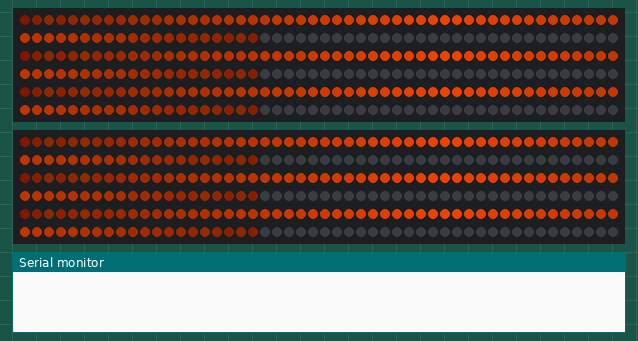
Recording of a sketch running on a simulated Arduino Uno, built with avr-gcc and run on an emulated ATmega328P. Parts: 2 × 300 RGB LEDs in strip order, left to right, continuing on the next row, the last lines printed to the serial monitor. Dim RGB values are drawn brighter than linear; random numbers use the default seed unless the sketch sets one.

Above: at 0.21 s.
At 3.68 s:
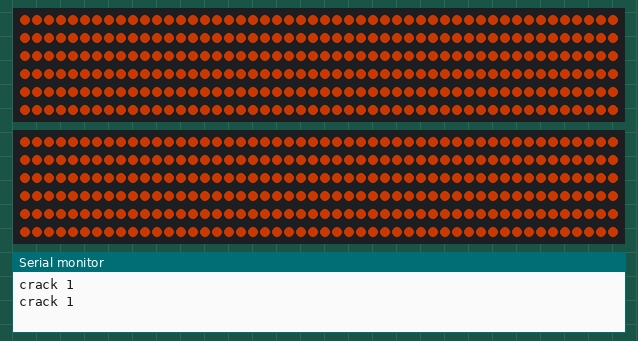
At 9.19 s:
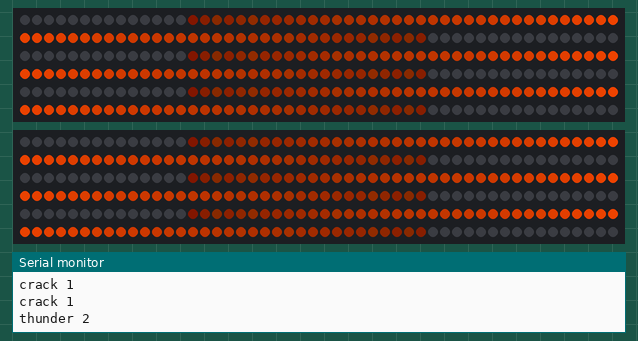
At 14.42 s:
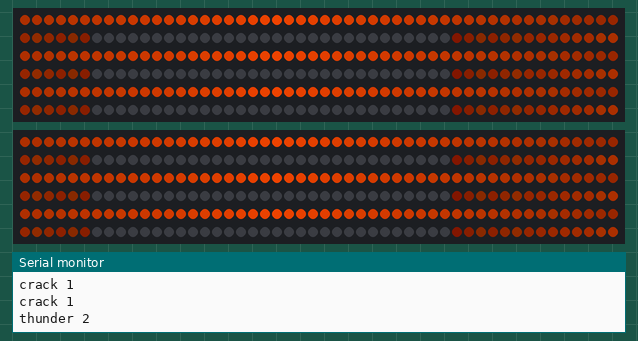
At 25.71 s:
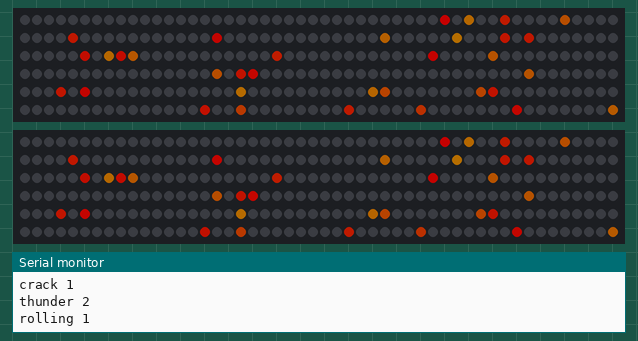
At 39.35 s:
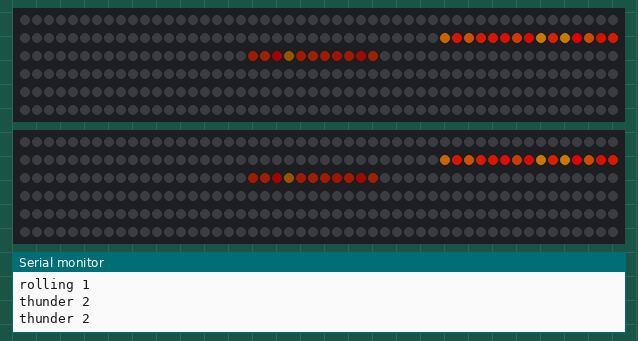

The sketch:

HalloweenSpectical.ino
```cpp
#include <FastLED.h>
#define LED_PIN 7
#define LED_PIN_2 8
#define NUM_LEDS 300
char in = 'a';

CRGB leds[NUM_LEDS];
long clock;

void setup() {
    FastLED.addLeds<WS2812, LED_PIN, GRB>(leds, NUM_LEDS);
    FastLED.addLeds<WS2812, LED_PIN_2, GRB>(leds, NUM_LEDS);
    FastLED.clear();
    FastLED.show();
    Serial.begin(9600);
    clock = 0;
}

void loop() {
  switch(random(1,500)){
    case 1:
      thunderburst();
      Serial.println("thunder 1");
      break;

    case 2:
      rolling();
      Serial.println("rolling 1");
      break;

    case 3:
      crack();
      Serial.println("crack 1");
      break;


    case 4:
      thunderburst();
      Serial.println("thunder 2");
      break;

    default:
      slide(3, 70, 10, 255, 2);
      clock += 1;
      if (clock == 1000000) {
        clock = 0;
      }
  }
  delay(5);
}
```

helpers.ino
```cpp
void setLed(int num, CRGB color) {
  leds[num] = color;
}

void setLed(int num, CHSV color) {
  leds[num] = color;
}

// Sets leds, not inclusive at last
void setLeds(int first, int last, CRGB color) {
  for (int i = first; i < last; i++) {
    setLed(i, color);
  }
}

// Sets leds, not inclusive at last
void setLeds(int first, int last, CHSV color) {
  for (int i = first; i < last; i++) {
    setLed(i, color);
  }
}


// Sets leds from array
void setLeds(int lights[], int numLeds, CRGB color) {
  for (int i = 0; i < numLeds; i++) {
    setLed(lights[i], color);
  }
}

// Sets leds from array
void setLeds(int lights[], int numLeds, CHSV color) {
  for (int i = 0; i < numLeds; i++) {
    setLed(lights[i], color);
  }
}

// Returns a boolean to say whether it should run based on the clock
boolean goTime(int t) {
  return (clock % (t / 5)) == 0;
}
```

lightning.ino
```cpp
void reset(){
  for (int i=0;i<NUM_LEDS;i++){
    leds[i] = CHSV( 0, 0, 0);
  }
  FastLED.show();
}

void rolling(){
  // a simple method where we go through every LED with 1/10 chance
  // of being turned on, up to 10 times, with a random delay wbetween each time
  for(int r=0;r<random(2,10);r++){
    //iterate through every LED
    for(int i=0;i<NUM_LEDS;i++){
      if(random(0,100)>90){
        leds[i] = CHSV(random(0,40), 255, 155);

      }
      else{
        //dont need reset as we're blacking out other LEDs her
        leds[i] = CHSV(0,0,0);
      }
    }
    FastLED.show();
    delay(random(5,100));
    reset();

  }
}

void crack(){
   //turn everything white briefly
   for(int i=0;i<NUM_LEDS;i++) {
      leds[i] = CHSV(21, 255, 185);
   }
   FastLED.show();
   delay(random(80,200));
   reset();
}

void thunderburst(){

  // this thunder works by lighting two random lengths
  // of the strand from 10-20 pixels.
  int rs1 = random(0,NUM_LEDS/2);
  int rl1 = random(10,20);
  int rs2 = random(rs1+rl1,NUM_LEDS);
  int rl2 = random(10,20);

  //repeat this chosen strands a few times, adds a bit of realism
  for(int r = 0;r<random(3,6);r++){
    delay(random(10,50));

    for(int i=0;i< rl1; i++){
      leds[i+rs1] = CHSV(random(0,40), 255, 195);
    }

    if(rs2+rl2 < NUM_LEDS){
      for(int i=0;i< rl2; i++){
        leds[i+rs2] = CHSV(random(0,40), 255, 95);
      }
    }

    FastLED.show();
    //stay illuminated for a set time
    delay(random(10,50));

    reset();
  }

}

void constant_lightning(){
  switch(random(1,20)){
   case 1:
        thunderburst();
        delay(random(400,500));
         Serial.println("Thunderburst");
        break;

      case 2:
        rolling();
        Serial.println("Rolling");
        break;

      case 3:
        crack();
        delay(random(200,250));
        Serial.println("Crack");
        break;


      case 4:
        thunderburst();
        delay(random(400,500));
        Serial.println("Thunderburst");
        break;
  }
}
```

slideHalloween.ino
```cpp
void slide(int sections, int len, int sped, int brightness, int fade) {
  // Changable
  int NUM_SECTIONS = sections;
  int SECTION_LENGTH = len;
  int SPEED = sped;
  int BRIGHTNESS = brightness;
  int FADE = fade; // KEEP BETWEEN 0 and 2
  int TRACK_LENGTH = NUM_LEDS;
  int SECTION_OFFSET = TRACK_LENGTH / NUM_SECTIONS;

  FastLED.clear();

  // Iterate to make sections
  for (int sec = 0; sec < NUM_SECTIONS; sec++) {
    int offset = sec * SECTION_OFFSET;
    int pos = ((int) (clock + offset) * (SPEED / 5.0));

    // Light up leds
    for (int l = 0; l < SECTION_LENGTH; l++) {
      int brightness = BRIGHTNESS - abs(SECTION_LENGTH/2 - l) * (BRIGHTNESS/SECTION_LENGTH) * FADE;
      setLed((pos + l) % NUM_LEDS, CHSV(21, 255, brightness));
    }
  }
  FastLED.show();
}
```
